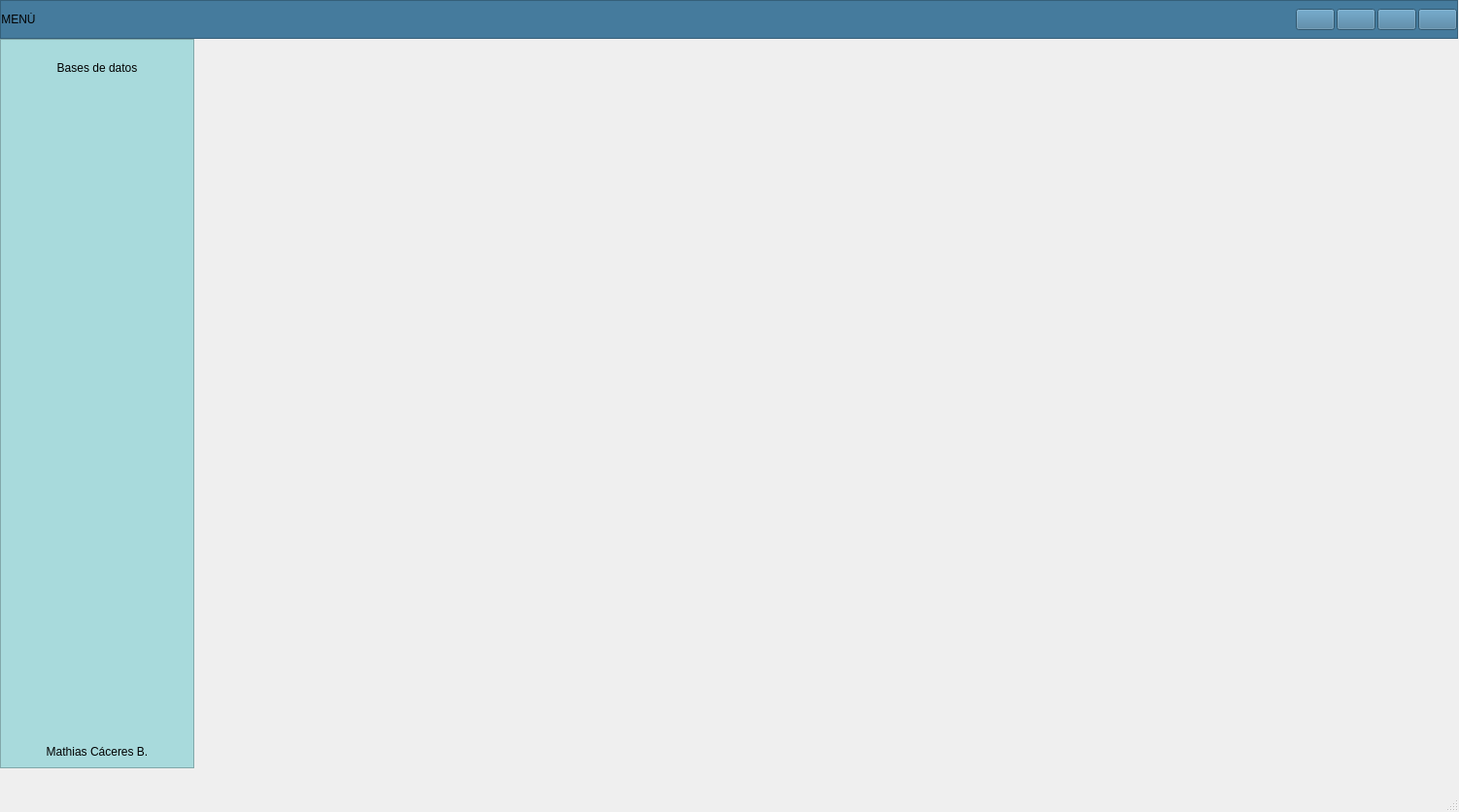
<?xml version="1.0" encoding="UTF-8"?>
<ui version="4.0">
 <class>MainWindow</class>
 <widget class="QMainWindow" name="MainWindow">
  <property name="geometry">
   <rect>
    <x>0</x>
    <y>0</y>
    <width>1502</width>
    <height>836</height>
   </rect>
  </property>
  <property name="windowTitle">
   <string>MainWindow</string>
  </property>
  <widget class="QWidget" name="centralwidget">
   <widget class="QFrame" name="Frame_Superior">
    <property name="geometry">
     <rect>
      <x>0</x>
      <y>0</y>
      <width>1501</width>
      <height>40</height>
     </rect>
    </property>
    <property name="minimumSize">
     <size>
      <width>0</width>
      <height>40</height>
     </size>
    </property>
    <property name="maximumSize">
     <size>
      <width>16777215</width>
      <height>40</height>
     </size>
    </property>
    <property name="styleSheet">
     <string notr="true">background-color: rgb(69, 123, 157);</string>
    </property>
    <property name="frameShape">
     <enum>QFrame::StyledPanel</enum>
    </property>
    <property name="frameShadow">
     <enum>QFrame::Raised</enum>
    </property>
    <layout class="QHBoxLayout" name="horizontalLayout_2">
     <property name="spacing">
      <number>2</number>
     </property>
     <property name="leftMargin">
      <number>0</number>
     </property>
     <property name="topMargin">
      <number>0</number>
     </property>
     <property name="rightMargin">
      <number>0</number>
     </property>
     <property name="bottomMargin">
      <number>0</number>
     </property>
     <item>
      <widget class="QPushButton" name="btn_menu">
       <property name="minimumSize">
        <size>
         <width>0</width>
         <height>0</height>
        </size>
       </property>
       <property name="maximumSize">
        <size>
         <width>16777215</width>
         <height>16777215</height>
        </size>
       </property>
       <property name="layoutDirection">
        <enum>Qt::LeftToRight</enum>
       </property>
       <property name="styleSheet">
        <string notr="true">QPushButton{
background-color:#457b9d;
font:87 12pt&quot;Arial Black&quot;;
border-radius:0px;
}

QPushButton:hover{
background-color: #a8dadc;
font:87 12pt&quot;Arial Back&quot;;
border-radius:0px;
}</string>
       </property>
       <property name="text">
        <string>MENÚ</string>
       </property>
       <property name="icon">
        <iconset>
         <normaloff>../../../Imagenes/bars-solid.svg</normaloff>../../../Imagenes/bars-solid.svg</iconset>
       </property>
      </widget>
     </item>
     <item>
      <spacer name="horizontalSpacer">
       <property name="orientation">
        <enum>Qt::Horizontal</enum>
       </property>
       <property name="sizeHint" stdset="0">
        <size>
         <width>523</width>
         <height>20</height>
        </size>
       </property>
      </spacer>
     </item>
     <item>
      <widget class="QPushButton" name="btn_minimizar">
       <property name="styleSheet">
        <string notr="true">QPushButtom{
border:0px;
}
QPushButton:hover{
border:5px solid #a8dadc;
background-color:#a8dadc;
}
</string>
       </property>
       <property name="text">
        <string/>
       </property>
       <property name="icon">
        <iconset>
         <normaloff>../../../Imagenes/window-minimize-solid.svg</normaloff>../../../Imagenes/window-minimize-solid.svg</iconset>
       </property>
      </widget>
     </item>
     <item>
      <widget class="QPushButton" name="btn_restaurar">
       <property name="styleSheet">
        <string notr="true">QPushButtom{
border:0px;
}
QPushButton:hover{
border:5px solid #a8dadc;
background-color:#a8dadc;
}</string>
       </property>
       <property name="text">
        <string/>
       </property>
       <property name="icon">
        <iconset>
         <normaloff>../../../Imagenes/window-restore-regular.svg</normaloff>../../../Imagenes/window-restore-regular.svg</iconset>
       </property>
      </widget>
     </item>
     <item>
      <widget class="QPushButton" name="btn_maximizar">
       <property name="styleSheet">
        <string notr="true">QPushButtom{
border:0px;
}
QPushButton:hover{
border:5px solid #a8dadc;
background-color:#a8dadc;
}</string>
       </property>
       <property name="text">
        <string/>
       </property>
       <property name="icon">
        <iconset>
         <normaloff>../../../Imagenes/window-maximize-solid.svg</normaloff>../../../Imagenes/window-maximize-solid.svg</iconset>
       </property>
      </widget>
     </item>
     <item>
      <widget class="QPushButton" name="btn_cerrar">
       <property name="maximumSize">
        <size>
         <width>16777215</width>
         <height>16777215</height>
        </size>
       </property>
       <property name="styleSheet">
        <string notr="true">QPushButtom{
border:0px;
}
QPushButton:hover{
border:5px solid #a8dadc;
background-color:#a8dadc;
}</string>
       </property>
       <property name="text">
        <string/>
       </property>
       <property name="icon">
        <iconset>
         <normaloff>../../../Imagenes/times-circle-solid.svg</normaloff>../../../Imagenes/times-circle-solid.svg</iconset>
       </property>
      </widget>
     </item>
    </layout>
   </widget>
   <widget class="QFrame" name="Frame_Inferior_Izq">
    <property name="geometry">
     <rect>
      <x>0</x>
      <y>40</y>
      <width>200</width>
      <height>751</height>
     </rect>
    </property>
    <property name="minimumSize">
     <size>
      <width>200</width>
      <height>0</height>
     </size>
    </property>
    <property name="maximumSize">
     <size>
      <width>200</width>
      <height>16777215</height>
     </size>
    </property>
    <property name="styleSheet">
     <string notr="true">QFrame{
background-color:#a8dadc;}

QPushButton{
background-color:#a8dadc;
border-top-left-radius: 20px;
border-bottom-left-radius: 20px;
font: 75 12pt &quot;Arial Narrow&quot;;
}
QPushButton:hover{
background-color:#a8dadc;
border-top-left-radius:20px;
border-bottom-left-radius:20px;
font: 75 12pt&quot;Arial Narrow&quot;;
}</string>
    </property>
    <property name="frameShape">
     <enum>QFrame::StyledPanel</enum>
    </property>
    <property name="frameShadow">
     <enum>QFrame::Raised</enum>
    </property>
    <layout class="QVBoxLayout" name="verticalLayout_3">
     <item>
      <widget class="QPushButton" name="pushButton_6">
       <property name="minimumSize">
        <size>
         <width>0</width>
         <height>40</height>
        </size>
       </property>
       <property name="maximumSize">
        <size>
         <width>16777215</width>
         <height>40</height>
        </size>
       </property>
       <property name="styleSheet">
        <string notr="true">QFrame{
background-color:#a8dadc;}

QPushButton{
background-color:#a8dadc;
border-top-left-radius: 20px;
border-bottom-left-radius: 20px;
font: 75 12pt &quot;Arial Narrow&quot;;
}
QPushButton:hover{
background-color:#f1faee;
border-top-left-radius:20px;
border-bottom-left-radius:20px;
font: 75 12pt&quot;Arial Narrow&quot;;
}
</string>
       </property>
       <property name="text">
        <string>Bases de datos</string>
       </property>
       <property name="icon">
        <iconset>
         <normaloff>../../../Imagenes/pencil-ruler-solid.svg</normaloff>../../../Imagenes/pencil-ruler-solid.svg</iconset>
       </property>
      </widget>
     </item>
     <item>
      <spacer name="verticalSpacer">
       <property name="orientation">
        <enum>Qt::Vertical</enum>
       </property>
       <property name="sizeHint" stdset="0">
        <size>
         <width>20</width>
         <height>194</height>
        </size>
       </property>
      </spacer>
     </item>
     <item>
      <widget class="QLabel" name="label">
       <property name="text">
        <string>Mathias Cáceres B.</string>
       </property>
       <property name="alignment">
        <set>Qt::AlignCenter</set>
       </property>
      </widget>
     </item>
    </layout>
   </widget>
   <widget class="QLabel" name="label_2">
    <property name="geometry">
     <rect>
      <x>200</x>
      <y>40</y>
      <width>1301</width>
      <height>741</height>
     </rect>
    </property>
    <property name="styleSheet">
     <string notr="true">border-image: url(:/Imagenes/h.png);</string>
    </property>
    <property name="text">
     <string/>
    </property>
   </widget>
  </widget>
  <widget class="QMenuBar" name="menubar">
   <property name="geometry">
    <rect>
     <x>0</x>
     <y>0</y>
     <width>1502</width>
     <height>26</height>
    </rect>
   </property>
  </widget>
  <widget class="QStatusBar" name="statusbar"/>
 </widget>
 <resources>
  <include location="Historia Edicion.qrc"/>
 </resources>
 <connections/>
</ui>
